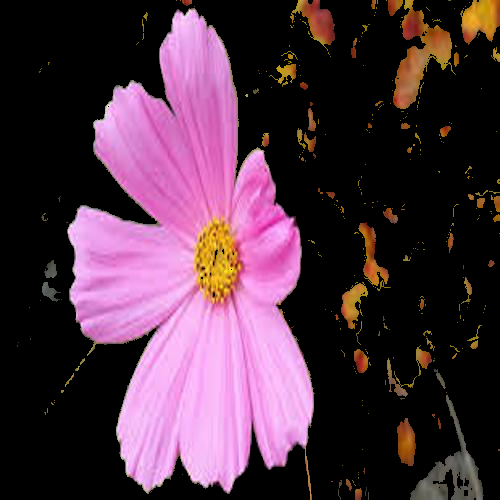
%> input picture images_RGB.png, 500 x 500 px
$ octave --eval "result = myBatch(imread('images_RGB.png'));"   (GNU Octave 9; MATLAB toolbox functions it lacks are replaced by stand-ins)
%> lines starting %> are read from the running program, lines starting %| are printed output that depends on the picture; in (x1, y1, x2, y2) boxes, pixels count from 0 and x2, y2 are one past the last pixel; in counts of white or black regions, pixels touching at a corner belong together; the program's own positions count from 1
### FlowerBackgroundFilter.m
function [BW,maskedRGBImage] = FlowerBackgroundFilter(RGB)
%createMask  Threshold RGB image using auto-generated code from colorThresholder app.
%  [BW,MASKEDRGBIMAGE] = createMask(RGB) thresholds image RGB using
%  auto-generated code from the colorThresholder app. The colorspace and
%  range for each channel of the colorspace were set within the app. The
%  segmentation mask is returned in BW, and a composite of the mask and
%  original RGB images is returned in maskedRGBImage.

% Auto-generated by colorThresholder app on 19-Jun-2020
%------------------------------------------------------


% Convert RGB image to chosen color space
I = rgb2lab(RGB);

% Define thresholds for channel 1 based on histogram settings
channel1Min = 0.313;
channel1Max = 93.912;

% Define thresholds for channel 2 based on histogram settings
channel2Min = -36.305;
channel2Max = 75.889;

% Define thresholds for channel 3 based on histogram settings
channel3Min = -33.366;
channel3Max = 79.509;

% Create mask based on chosen histogram thresholds
sliderBW = (I(:,:,1) >= channel1Min ) & (I(:,:,1) <= channel1Max) & ...
    (I(:,:,2) >= channel2Min ) & (I(:,:,2) <= channel2Max) & ...
    (I(:,:,3) >= channel3Min ) & (I(:,:,3) <= channel3Max);

% Create mask based on selected regions of interest on point cloud projection
I = double(I);
[m,n,~] = size(I);
polyBW = false([m,n]);
I = reshape(I,[m*n 3]);
temp = I(:,1);
I(:,1) = I(:,2);
I(:,2) = I(:,3);
I(:,3) = temp;
clear temp

% Project 3D data into 2D projected view from current camera view point within app
J = rotateColorSpace(I);

% Apply polygons drawn on point cloud in app
polyBW = applyPolygons(J,polyBW);

% Combine both masks
BW = sliderBW & polyBW;

% Initialize output masked image based on input image.
maskedRGBImage = RGB;

% Set background pixels where BW is false to zero.
maskedRGBImage(repmat(~BW,[1 1 3])) = 0;

end

function J = rotateColorSpace(I)

% Translate the data to the mean of the current image within app
shiftVec = [17.875044 1.359959 53.702474];
I = I - shiftVec;
I = [I ones(size(I,1),1)]';

% Apply transformation matrix
tMat = [-0.008261 -0.001823 0.000000 0.621722;
    0.001519 -0.003795 0.007356 -0.184299;
    0.001929 -0.004817 -0.005796 9.234271;
    0.000000 0.000000 0.000000 1.000000];

J = (tMat*I)';
end

function polyBW = applyPolygons(J,polyBW)

% Define each manually generated ROI
hPoints(1).data = [0.211218 0.200974;
    0.158712 -0.147164;
    0.363964 -0.513869;
    0.602629 -0.393181;
    0.884253 -0.281777;
    0.676615 0.238109];

% Iteratively apply each ROI
for ii = 1:length(hPoints)
    if size(hPoints(ii).data,1) > 2
        in = inpolygon(J(:,1),J(:,2),hPoints(ii).data(:,1),hPoints(ii).data(:,2));
        in = reshape(in,size(polyBW));
        polyBW = polyBW | in;
    end
end

end

### WhiteColorAdder.m
function [BW,maskedRGBImage] = WhiteColorAdder(RGB)
%createMask  Threshold RGB image using auto-generated code from colorThresholder app.
%  [BW,MASKEDRGBIMAGE] = createMask(RGB) thresholds image RGB using
%  auto-generated code from the colorThresholder app. The colorspace and
%  range for each channel of the colorspace were set within the app. The
%  segmentation mask is returned in BW, and a composite of the mask and
%  original RGB images is returned in maskedRGBImage.

% Auto-generated by colorThresholder app on 19-Jun-2020
%------------------------------------------------------


% Convert RGB image to chosen color space
I = rgb2lab(RGB);

% Define thresholds for channel 1 based on histogram settings
channel1Min = 0.747;
channel1Max = 97.109;

% Define thresholds for channel 2 based on histogram settings
channel2Min = -34.891;
channel2Max = 3.923;

% Define thresholds for channel 3 based on histogram settings
channel3Min = -27.761;
channel3Max = 60.061;

% Create mask based on chosen histogram thresholds
sliderBW = (I(:,:,1) >= channel1Min ) & (I(:,:,1) <= channel1Max) & ...
    (I(:,:,2) >= channel2Min ) & (I(:,:,2) <= channel2Max) & ...
    (I(:,:,3) >= channel3Min ) & (I(:,:,3) <= channel3Max);

% Create mask based on selected regions of interest on point cloud projection
I = double(I);
[m,n,~] = size(I);
polyBW = false([m,n]);
I = reshape(I,[m*n 3]);
temp = I(:,1);
I(:,1) = I(:,2);
I(:,2) = I(:,3);
I(:,3) = temp;
clear temp

% Project 3D data into 2D projected view from current camera view point within app
J = rotateColorSpace(I);

% Apply polygons drawn on point cloud in app
polyBW = applyPolygons(J,polyBW);

% Combine both masks
BW = sliderBW & polyBW;

% Initialize output masked image based on input image.
maskedRGBImage = RGB;

% Set background pixels where BW is false to zero.
maskedRGBImage(repmat(~BW,[1 1 3])) = 0;

end

function J = rotateColorSpace(I)

% Translate the data to the mean of the current image within app
shiftVec = [-12.710005 3.350621 54.179856];
I = I - shiftVec;
I = [I ones(size(I,1),1)]';

% Apply transformation matrix
tMat = [-0.022521 0.000381 0.000000 0.477937;
    -0.000435 -0.003934 0.008372 -0.214620;
    -0.000871 -0.007881 -0.004179 9.134262;
    0.000000 0.000000 0.000000 1.000000];

J = (tMat*I)';
end

function polyBW = applyPolygons(J,polyBW)

% Define each manually generated ROI
hPoints(1).data = [0.105845 0.191414;
    0.561958 0.211716;
    0.419923 -0.226801;
    0.253882 -0.494784;
    0.057833 -0.186198];

% Iteratively apply each ROI
for ii = 1:length(hPoints)
    if size(hPoints(ii).data,1) > 2
        in = inpolygon(J(:,1),J(:,2),hPoints(ii).data(:,1),hPoints(ii).data(:,2));
        in = reshape(in,size(polyBW));
        polyBW = polyBW | in;
    end
end

end

### PurpleFlower.m
function [BW,maskedRGBImage] = PurpleFlower(RGB)
%createMask  Threshold RGB image using auto-generated code from colorThresholder app.
%  [BW,MASKEDRGBIMAGE] = createMask(RGB) thresholds image RGB using
%  auto-generated code from the colorThresholder app. The colorspace and
%  range for each channel of the colorspace were set within the app. The
%  segmentation mask is returned in BW, and a composite of the mask and
%  original RGB images is returned in maskedRGBImage.

% Auto-generated by colorThresholder app on 19-Jun-2020
%------------------------------------------------------


% Convert RGB image to chosen color space
I = rgb2lab(RGB);

% Define thresholds for channel 1 based on histogram settings
channel1Min = 0.000;
channel1Max = 99.877;

% Define thresholds for channel 2 based on histogram settings
channel2Min = -34.850;
channel2Max = 80.767;

% Define thresholds for channel 3 based on histogram settings
channel3Min = -61.754;
channel3Max = 65.102;

% Create mask based on chosen histogram thresholds
sliderBW = (I(:,:,1) >= channel1Min ) & (I(:,:,1) <= channel1Max) & ...
    (I(:,:,2) >= channel2Min ) & (I(:,:,2) <= channel2Max) & ...
    (I(:,:,3) >= channel3Min ) & (I(:,:,3) <= channel3Max);

% Create mask based on selected regions of interest on point cloud projection
I = double(I);
[m,n,~] = size(I);
polyBW = false([m,n]);
I = reshape(I,[m*n 3]);
temp = I(:,1);
I(:,1) = I(:,2);
I(:,2) = I(:,3);
I(:,3) = temp;
clear temp

% Project 3D data into 2D projected view from current camera view point within app
J = rotateColorSpace(I);

% Apply polygons drawn on point cloud in app
polyBW = applyPolygons(J,polyBW);

% Combine both masks
BW = sliderBW & polyBW;

% Initialize output masked image based on input image.
maskedRGBImage = RGB;

% Set background pixels where BW is false to zero.
maskedRGBImage(repmat(~BW,[1 1 3])) = 0;

end

function J = rotateColorSpace(I)

% Translate the data to the mean of the current image within app
shiftVec = [22.236217 -10.835708 43.716720];
I = I - shiftVec;
I = [I ones(size(I,1),1)]';

% Apply transformation matrix
tMat = [0.008516 -0.000518 0.000000 -0.459109;
    -0.000482 -0.004705 0.006209 0.036768;
    0.000469 0.004577 0.006381 7.902806;
    0.000000 0.000000 0.000000 1.000000];

J = (tMat*I)';
end

function polyBW = applyPolygons(J,polyBW)

% Define each manually generated ROI
hPoints(1).data = [-0.545816 0.387396;
    -0.593299 0.054300;
    -0.409562 -0.265648;
    0.057005 0.128808;
    0.044618 0.422458];

% Iteratively apply each ROI
for ii = 1:length(hPoints)
    if size(hPoints(ii).data,1) > 2
        in = inpolygon(J(:,1),J(:,2),hPoints(ii).data(:,1),hPoints(ii).data(:,2));
        in = reshape(in,size(polyBW));
        polyBW = polyBW | in;
    end
end

end

### OrangeFlower.m
function [BW,maskedRGBImage] = OrangeFlower(RGB)
%createMask  Threshold RGB image using auto-generated code from colorThresholder app.
%  [BW,MASKEDRGBIMAGE] = createMask(RGB) thresholds image RGB using
%  auto-generated code from the colorThresholder app. The colorspace and
%  range for each channel of the colorspace were set within the app. The
%  segmentation mask is returned in BW, and a composite of the mask and
%  original RGB images is returned in maskedRGBImage.

% Auto-generated by colorThresholder app on 19-Jun-2020
%------------------------------------------------------


% Convert RGB image to chosen color space
I = rgb2hsv(RGB);

% Define thresholds for channel 1 based on histogram settings
channel1Min = 0.000;
channel1Max = 1.000;

% Define thresholds for channel 2 based on histogram settings
channel2Min = 0.000;
channel2Max = 1.000;

% Define thresholds for channel 3 based on histogram settings
channel3Min = 0.000;
channel3Max = 1.000;

% Create mask based on chosen histogram thresholds
sliderBW = (I(:,:,1) >= channel1Min ) & (I(:,:,1) <= channel1Max) & ...
    (I(:,:,2) >= channel2Min ) & (I(:,:,2) <= channel2Max) & ...
    (I(:,:,3) >= channel3Min ) & (I(:,:,3) <= channel3Max);

% Create mask based on selected regions of interest on point cloud projection
I = double(I);
[m,n,~] = size(I);
polyBW = false([m,n]);
I = reshape(I,[m*n 3]);

% Convert HSV color space to canonical coordinates
Xcoord = I(:,2).*I(:,3).*cos(2*pi*I(:,1));
Ycoord = I(:,2).*I(:,3).*sin(2*pi*I(:,1));
I(:,1) = Xcoord;
I(:,2) = Ycoord;
clear Xcoord Ycoord

% Project 3D data into 2D projected view from current camera view point within app
J = rotateColorSpace(I);

% Apply polygons drawn on point cloud in app
polyBW = applyPolygons(J,polyBW);

% Combine both masks
BW = sliderBW & polyBW;

% Initialize output masked image based on input image.
maskedRGBImage = RGB;

% Set background pixels where BW is false to zero.
maskedRGBImage(repmat(~BW,[1 1 3])) = 0;

end

function J = rotateColorSpace(I)

% Translate the data to the mean of the current image within app
shiftVec = [0.389717 0.224796 0.654907];
I = I - shiftVec;
I = [I ones(size(I,1),1)]';

% Apply transformation matrix
tMat = [0.964874 -0.366015 0.000000 -0.283032;
    0.210758 0.520287 0.691964 -0.776257;
    0.314068 0.775324 -0.464348 8.000987;
    0.000000 0.000000 0.000000 1.000000];

J = (tMat*I)';
end

function polyBW = applyPolygons(J,polyBW)

% Define each manually generated ROI
hPoints(1).data = [-0.176070 -0.210864;
    -0.345219 -0.275745;
    -0.275569 -0.901385;
    -0.295469 -1.188716;
    0.216954 -0.804063;
    0.194567 -0.322089];

% Iteratively apply each ROI
for ii = 1:length(hPoints)
    if size(hPoints(ii).data,1) > 2
        in = inpolygon(J(:,1),J(:,2),hPoints(ii).data(:,1),hPoints(ii).data(:,2));
        in = reshape(in,size(polyBW));
        polyBW = polyBW | in;
    end
end

end

### myBatch.m
function results = myBatch(im)
%Image Processing Function
%
% IM      - Input image.
% RESULTS - A scalar structure with the processing results.
%

%--------------------------------------------------------------------------
% Auto-generated by imageBatchProcessor App.
%
% When used by the App, this function will be called for every input image
% file automatically. IM contains the input image as a matrix. RESULTS is a
% scalar structure containing the results of this processing function.
%
%--------------------------------------------------------------------------


% Replace the sample below with your code----------------------------------
  [~,RGBB] = FlowerBackgroundFilter(im);
%> in FlowerBackgroundFilter, `I = rgb2lab(RGB);`: I: size 500x500x3 double; mean of channels 1, 2, 3 23.9, 13, -3.7
%> in FlowerBackgroundFilter, `sliderBW = (I(:,:,1) >= channel1Min ) & (I(:,:,1) <= channel1Max) & (I..`:
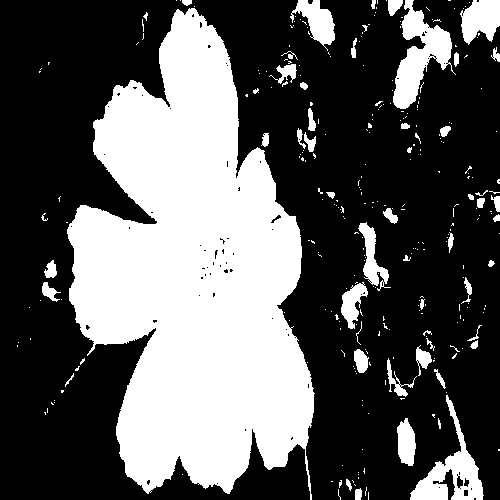
%> sliderBW: size 500x500 logical; 35.6% white; 307 white regions (252 under 20 px), largest, box (x1, y1, x2, y2) and area: (67, 8, 315, 500) 74679, (393, 0, 456, 109) 2919, (410, 395, 484, 500) 2394
%> in FlowerBackgroundFilter, `BW = sliderBW & polyBW;`: BW: size 500x500 logical; 33.9% white; 88 white regions (45 under 20 px), largest, box (x1, y1, x2, y2) and area: (67, 8, 314, 500) 74288, (393, 0, 452, 109) 2651, (462, 0, 500, 43) 1260
%> in FlowerBackgroundFilter, maskedRGBImage is the input picture: size 500x500x3 uint8; mean R, G, B 77.1, 49.5, 65.6
%> in FlowerBackgroundFilter, `maskedRGBImage(repmat(~BW,[1 1 3])) = 0;`:
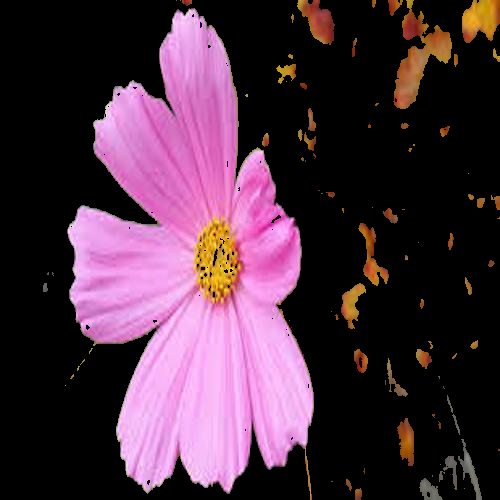
%> maskedRGBImage: size 500x500x3 uint8; 1.74% of pixels changed, all inside (x1, y1, x2, y2) = (17, 0, 500, 500)
  [~,RGBW] = WhiteColorAdder(im);
%> in WhiteColorAdder, `sliderBW = (I(:,:,1) >= channel1Min ) & (I(:,:,1) <= channel1Max) & (I..`: sliderBW: size 500x500 logical; 2% white; 401 white regions (372 under 20 px), largest, box (x1, y1, x2, y2) and area: (410, 395, 484, 500) 2394, (42, 282, 61, 302) 175, (44, 260, 57, 278) 155
%> in WhiteColorAdder, `BW = sliderBW & polyBW;`:
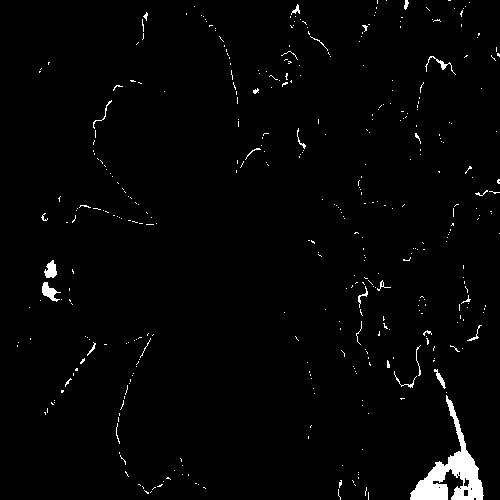
%> BW: size 500x500 logical; 1.9% white; 398 white regions (370 under 20 px), largest, box (x1, y1, x2, y2) and area: (410, 395, 484, 500) 2327, (42, 282, 61, 302) 175, (44, 260, 57, 278) 155
  [~,RGBP] = PurpleFlower(im);
%> in PurpleFlower, `sliderBW = (I(:,:,1) >= channel1Min ) & (I(:,:,1) <= channel1Max) & (I..`:
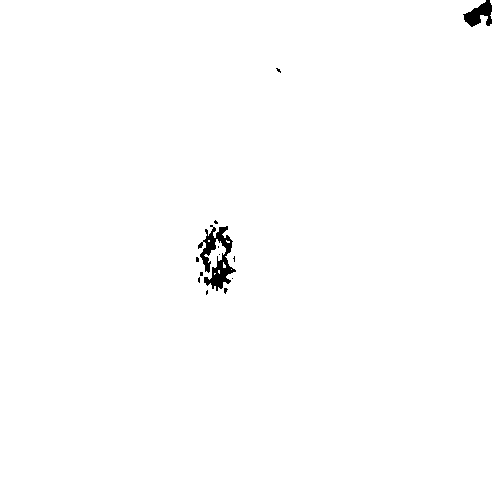
%> sliderBW: size 500x500 logical; 99.4% white; 13 black regions (11 under 20 px), largest, box (x1, y1, x2, y2) and area: (198, 225, 236, 291) 1072, (463, 0, 492, 27) 427
%> in PurpleFlower, `BW = sliderBW & polyBW;`: BW: size 500x500 logical; 29.4% white; 60 white regions (40 under 20 px), largest, box (x1, y1, x2, y2) and area: (68, 9, 314, 493) 71160, (304, 0, 335, 42) 637, (394, 51, 419, 107) 547
%> in PurpleFlower, `maskedRGBImage(repmat(~BW,[1 1 3])) = 0;`:
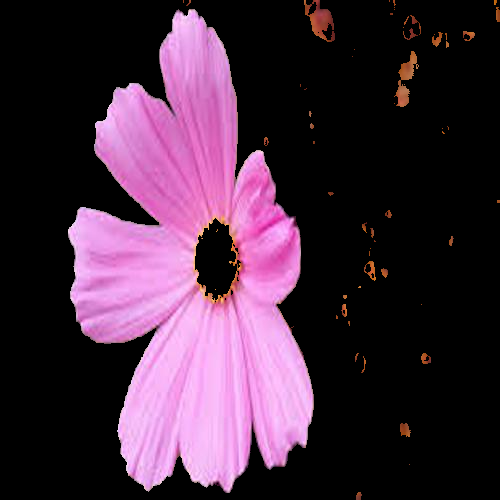
%> maskedRGBImage: size 500x500x3 uint8; 6.25% of pixels changed, all inside (x1, y1, x2, y2) = (17, 0, 500, 500)
  [~,RGBO] = OrangeFlower(im);
%> in OrangeFlower, `I = rgb2hsv(RGB);`: I: size 500x500x3 double; mean H, S, V 0.25, 0.151, 0.303
%> in OrangeFlower, `sliderBW = (I(:,:,1) >= channel1Min ) & (I(:,:,1) <= channel1Max) & (I..`: sliderBW: size 500x500 logical; every value is 1
%> the loop in applyPolygons, `for ii = 1:length(hPoints)` made 1 pass
%> pass 1, in applyPolygons, `in = reshape(in,size(polyBW));`:
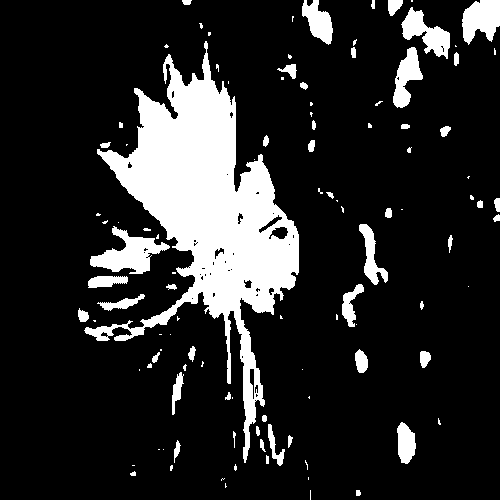
%> in: size 500x500 logical; 15.9% white; 108 white regions (57 under 20 px), largest, box (x1, y1, x2, y2) and area: (84, 41, 299, 463) 28229, (90, 226, 170, 274) 1713, (462, 0, 500, 45) 1232
%> in OrangeFlower, `maskedRGBImage(repmat(~BW,[1 1 3])) = 0;`:
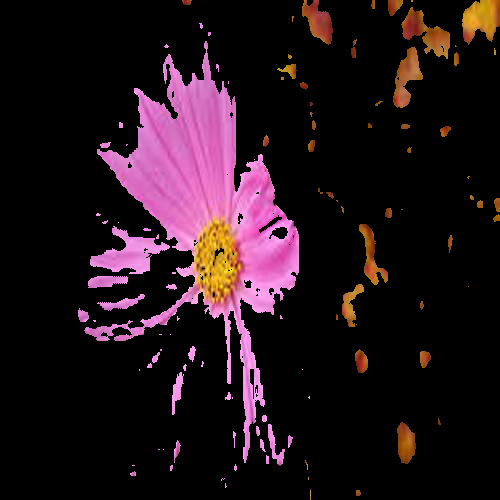
%> maskedRGBImage: size 500x500x3 uint8; 19.79% of pixels changed, all inside (x1, y1, x2, y2) = (17, 0, 500, 500)
  RGB=max(RGBB,RGBW);                  %(RGBB,RGBW,RGBP,RGBO);
  RGB=max(RGB,RGBP);
  RGB=max(RGB,RGBO);


results.RGB = RGB;


%--------------------------------------------------------------------------

$ run again, on 5663-zinnia-orange_RGB.png
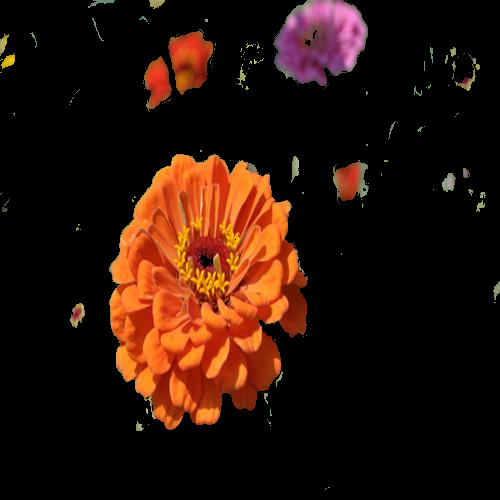
%> input picture 5663-zinnia-orange_RGB.png, 500 x 500 px
%> in FlowerBackgroundFilter, `sliderBW = (I(:,:,1) >= channel1Min ) & (I(:,:,1) <= channel1Max) & (I..`:
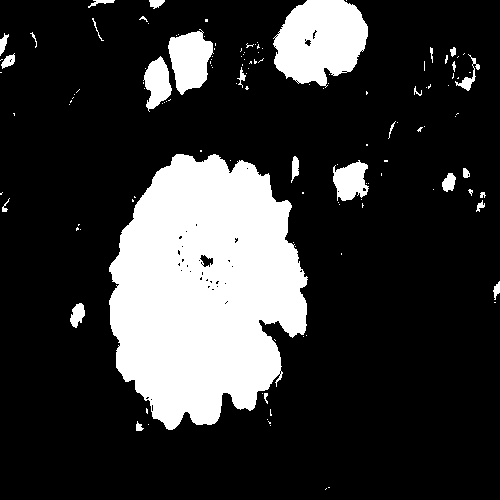
%> sliderBW: size 500x500 logical; 20.8% white; 133 white regions (104 under 20 px), largest, box (x1, y1, x2, y2) and area: (109, 154, 308, 430) 39898, (273, 0, 368, 88) 6063, (168, 29, 214, 95) 1986
%> in FlowerBackgroundFilter, maskedRGBImage is the input picture: size 500x500x3 uint8; mean R, G, B 40.6, 18.3, 9
%> in OrangeFlower, `maskedRGBImage(repmat(~BW,[1 1 3])) = 0;`:
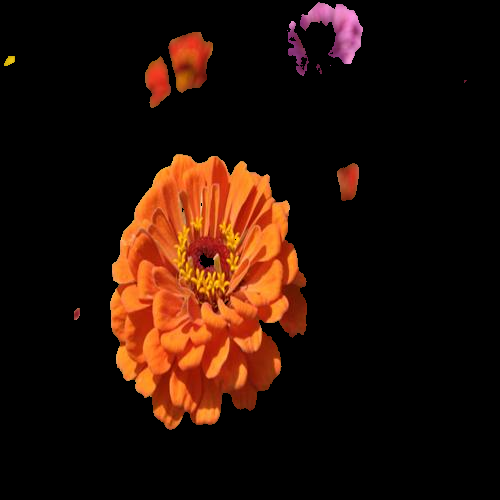
%> maskedRGBImage: size 500x500x3 uint8; 2.72% of pixels changed, all inside (x1, y1, x2, y2) = (0, 0, 500, 490)

$ run again, on 71K8SKRk4gL._SL1500__RGB.png
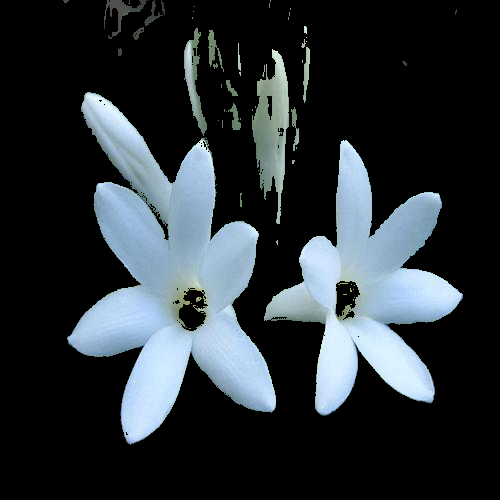
%> input picture 71K8SKRk4gL._SL1500__RGB.png, 500 x 500 px
%> in FlowerBackgroundFilter, `sliderBW = (I(:,:,1) >= channel1Min ) & (I(:,:,1) <= channel1Max) & (I..`:
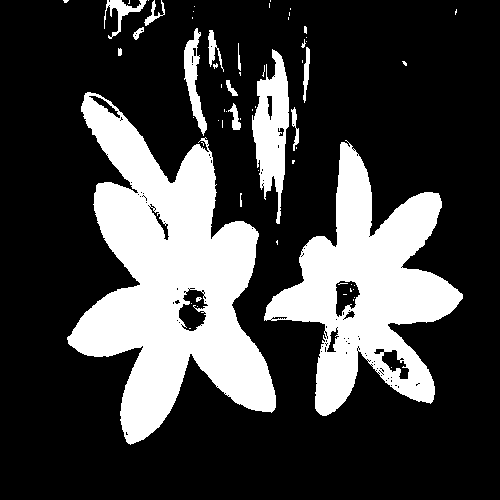
%> sliderBW: size 500x500 logical; 25.7% white; 63 white regions (46 under 20 px), largest, box (x1, y1, x2, y2) and area: (67, 92, 276, 445) 35059, (264, 140, 463, 416) 22796, (252, 49, 289, 224) 3562
%> in FlowerBackgroundFilter, maskedRGBImage is the input picture: size 500x500x3 uint8; mean R, G, B 42.8, 49.9, 54.6
%> in WhiteColorAdder, `maskedRGBImage(repmat(~BW,[1 1 3])) = 0;`:
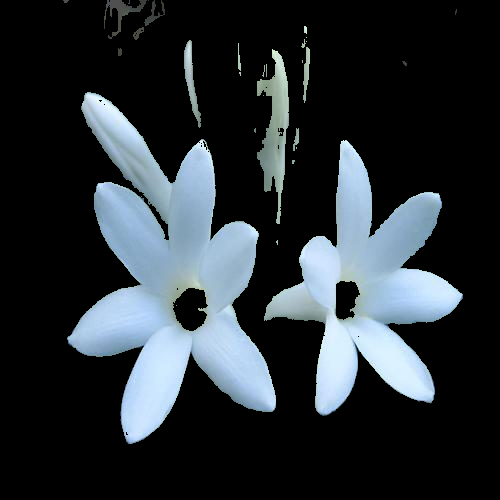
%> maskedRGBImage: size 500x500x3 uint8; 1.06% of pixels changed, all inside (x1, y1, x2, y2) = (75, 0, 433, 445)

$ run again, on 7dce6028-0e39-4c0a-aa06-2a5b26285f9a-45028f8_RGB.png
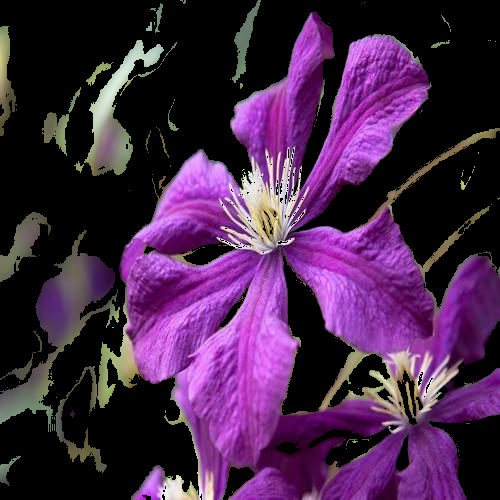
%> input picture 7dce6028-0e39-4c0a-aa06-2a5b26285f9a-45028f8_RGB.png, 500 x 500 px
%> in FlowerBackgroundFilter, maskedRGBImage is the input picture: size 500x500x3 uint8; mean R, G, B 70, 37.5, 73.3
%> in myBatch, `RGB=max(RGBB,RGBW);`:
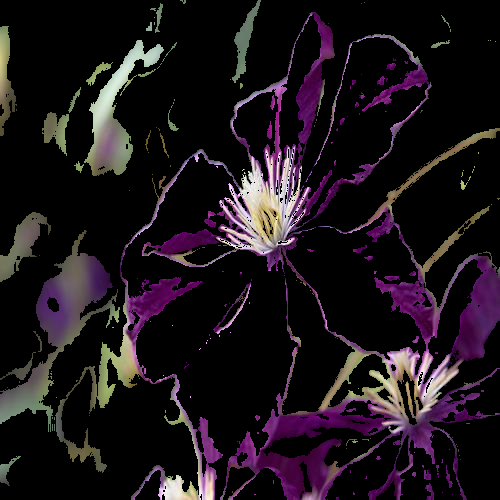
%> RGB: size 500x500x3 uint8; mean R, G, B 28.5, 20.5, 26.4
